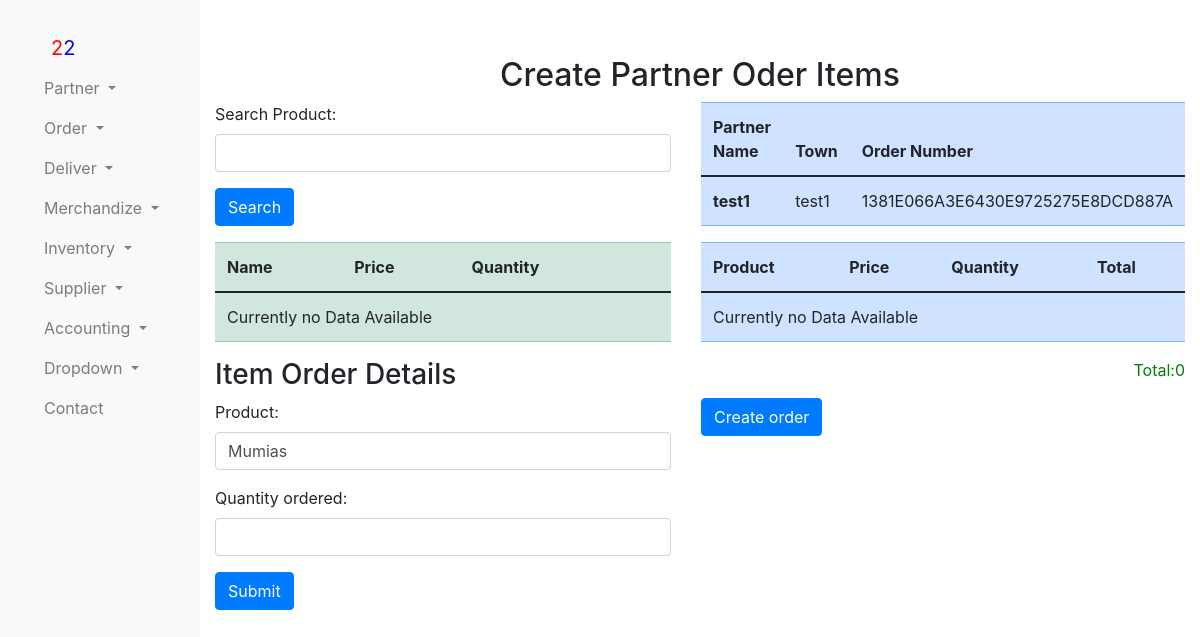
/order/createPartnerOrderItem/ (signed in), run on the app's committed database.
### order/models.py (models this page shows)
class OrderNumberPartnerHolder(models.Model):
    partner = models.ForeignKey(PartnerBusiness,on_delete=models.SET_DEFAULT,default=1)
    orderBy = models.ForeignKey(settings.AUTH_USER_MODEL, on_delete=models.CASCADE)
    order_number = models.CharField(max_length=40)

### partner/models.py (models this page shows)
class PartnerBusiness(models.Model):
    businessName = models.CharField(max_length=255)
    county = models.CharField(max_length=255)
    town = models.CharField(max_length=255)
    street= models.CharField(max_length=255)
    businessLocation= models.CharField(max_length=255)
    businessType = models.ForeignKey(businessType, on_delete=models.CASCADE)
    registerBy = models.ForeignKey(settings.AUTH_USER_MODEL, on_delete=models.CASCADE)

### order/views.py (the view, shortened to what this page needs)
def createPartnerOrderItemView(request):
    searchProduct = SearchProductForm
    orderItemForm = OrderPartnerItemsHolderForm
    currentUser = request.user
    product_id = request.GET.get('product_id')
    ordernumber=OrderNumberPartnerHolder.objects.filter(orderBy=currentUser).latest('id')
    results = []
    if 'productSearch' in request.GET:
        searchProduct = SearchProductForm(request.GET)
        if searchProduct.is_valid():
            query = searchProduct.cleaned_data['productSearch']
            results= ProductModel.objects.filter(product_name__icontains = query)
    if product_id is not None:
        product = ProductModel.objects.get(pk=product_id)
        orderItemForm = OrderPartnerItemsHolderForm(initial={"product":product})
    else:
        orderItemForm = OrderPartnerItemsHolderForm()
    Orderitems=OrderItemPartnerHolder.objects.filter(orderNumber=ordernumber.pk)
    pre_total=[]
    for i in Orderitems:
        pre_total.append(i.quantity * i.product.product_price)
    totalOrder=sum(pre_total)
    return render(request,'createPartnerOrderItems.html',{
                                                          "results":results,
                                                          "searchProduct":searchProduct,
                                                          "ordernumber":ordernumber,
                                                          "orderItemForm":orderItemForm,
                                                          "Orderitems":Orderitems,
                                                          "totalOrder":totalOrder,
                                                            })

### order/form.py
class OrderPartnerItemsHolderForm(forms.ModelForm):
    class Meta:
        model=OrderItemPartnerHolder
        fields = ["product","quantity"]
        labels={"product":"Product",
                "quantity":"Quantity ordered"
                }
        widgets={
                "product":forms.Select(attrs={'class': 'form-control'}),
                "quantity":forms.TextInput(attrs={'class': 'form-control'})
                }

### product/models.py (called while the page is built)
    def __str__(self):
        return  self.product_name

### order/templates/createPartnerOrderItems.html (shortened to what this page needs)
{%extends 'partnerBase.html'%}
{%block content%}
<div>
    <h2 style="text-align: center;">Create Partner Oder Items</h2>
           <div class="container">
            <div class="row align-items-start">
                    <div class="col">
                    <form method="get">
                      {{ searchProduct.as_p }}
                      <button type="submit" class="btn btn-primary">Search</button>
                  </form>
                  <div>
             <table class="table table-success">
               <thead>
                 <tr>
                   <th scope="col">Name</th>
                   <th scope="col">Price</th>
                   <th scope="col">Quantity</th>
                   <th></th>
                 </tr>
               </thead>
               <tbody>
                   {% for pro  in  results %}
                 <tr>
                   <th scope="row">{{pro.product_name }}</th>
                   <td>{{pro.product_price}}</td>
                   <td>{{pro.product_quantity}}</td>
                   <td><a href="?product_id={{ pro.id }}" type="button" class="btn btn-primary">+</a></td>
                 </tr>
                 {% empty %}
                 <tr><td colspan="5">Currently no Data Available</td></tr>
                 {%endfor%}
               </tbody>
             </table>
           </div>
              <h3>Item Order Details</h3>
              <form method="post">
                {{ orderItemForm.as_p }}
                <button type="submit" class="btn btn-primary">Submit</button>
            </form>
                      </div>
                    <div class="col">
                        <div>
                          <table class="table table-primary">
                            <thead>
                              <tr>
                                <th scope="col">Partner Name</th>
                                <th scope="col">Town</th>
                                <th scope="col">Order Number</th>
                              </tr>
                            </thead>
                            <tbody>
                              <tr>
                                <th scope="row">{{ordernumber.partner.businessName }}</th>
                                <td>{{ordernumber.partner.town}}</td>
                                <td>{{ordernumber.order_number}}</td>
                              </tr>
                            </tbody>
                          </table>
                        </div>
                                  <div>
                                    <table class="table table-primary">
                                      <thead>
                                        <tr>
                                          <th scope="col">Product</th>
                                          <th scope="col">Price</th>
                                          <th scope="col">Quantity</th>
                                          <th scope="col">Total</th>
                                        </tr>
                                      </thead>
                                      <tbody>
                                        {% for item  in  Orderitems %}
                                        <tr>
                                          <td scope="row">{{item.product }}</td>
                                          <td scope="row">{{item.product.product_price }}</td>
                                          <td>{{item.quantity}}</td>
                                          <th>{% widthratio item.quantity 1 item.product.product_price %}</th>
                                        </tr>
                                        {% empty %}
                                        <tr><td colspan="5">Currently no Data Available</td></tr>
                                        {%endfor%}
                                      </tbody>
                                    </table>
                                  </div>
                                  <P style="text-align:right;color: green;block-size:10;"> Total:{{totalOrder}}</P>
                                  <a href="{% url 'createOrderItemInstance_url' %}" type="button" class="btn btn-primary">Create order</a>
                              </div>
                            </div>
</div>
{%endblock%}

### data on the page
OrderNumberPartnerHolder: partner.businessName "test1", partner.town "test1", order_number "1381E066A3E6430E9725275E8DCD887A"

### other printed values
{{ totalOrder }} "0"
